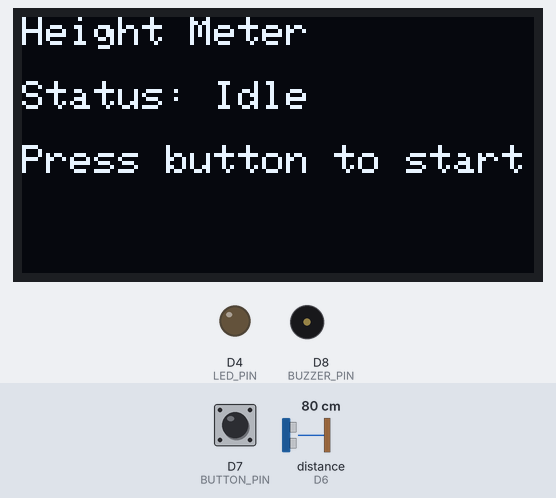
A sketch run on a simulated ESP8266 (NodeMCU). Shown: 128×64 one-colour display, output pins drawn as LEDs (lit = HIGH), buzzer (waves = sounding). Dashed ring = blinking. Inputs (shaded band) come from the test bench; at power-on: D7 (BUTTON_PIN) HIGH, distance to the obstacle (sensor on D6) 80 cm. The echo pulse lasts 58.3 µs per cm; pins used as bus, display or sensor lines are not drawn; what the sketch prints to the serial monitor is not drawn.

Above: at 1.2 s.
1.3 s: D7 (BUTTON_PIN) pulled LOW for 0.15 s
At 1.55 s:
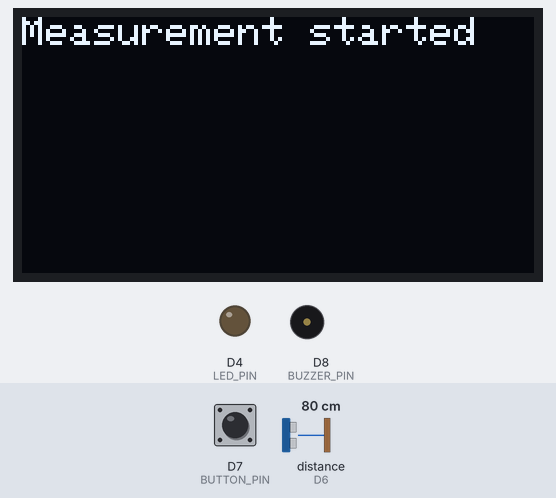
2.0 s: distance to the obstacle (sensor on D6) set to 4 cm
At 2.4 s:
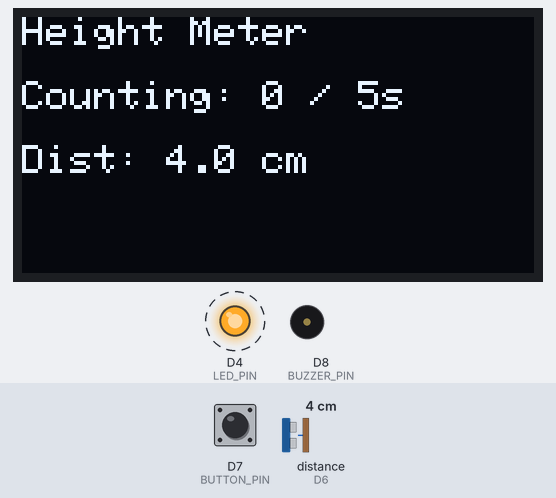
5.0 s: distance to the obstacle (sensor on D6) set to 9 cm
At 7.7 s:
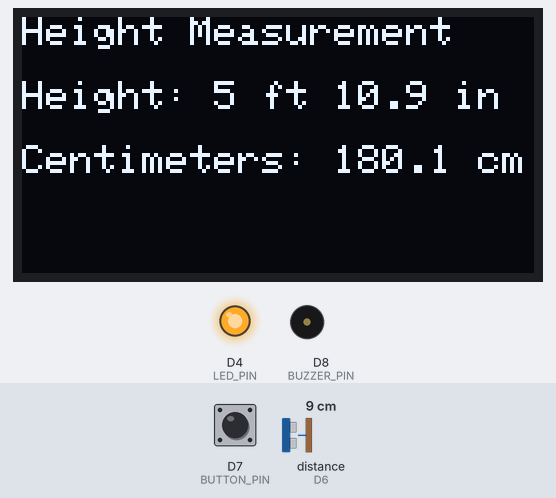
8.0 s: D7 (BUTTON_PIN) pulled LOW for 3.2 s
At 10.9 s:
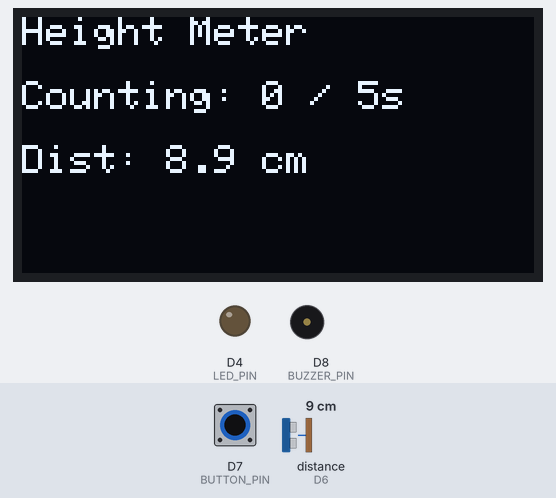
11.8 s: distance to the obstacle (sensor on D6) set to 18 cm
At 12.41 s:
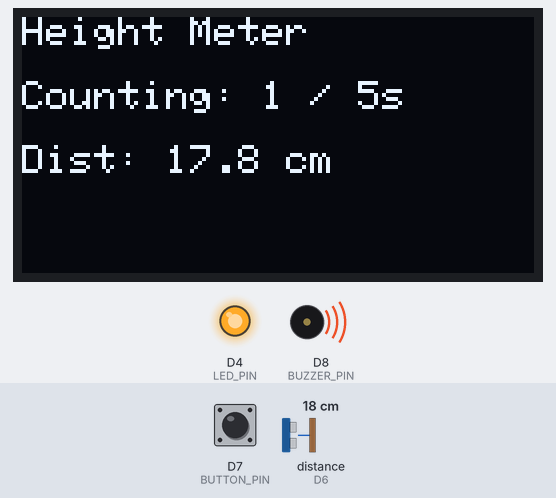
Timing chart, 0 to 14.3 s (numbered marks = the images above; inputs shaded):
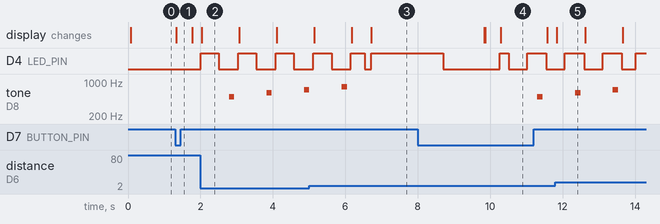

Measured:
- after the input at 1.3 s, the display: changes at once (image 1)
- after the input at 8.0 s, tone on D8 (BUZZER_PIN): silent → 500 Hz after 3.3 s, → silent 0.15 s later; the display: first differs from a run without the input after 1.9 s (image 4 shows a later state)
- what the display in image 2 shows lasts 1.1 s, from 2.0 s to 3.1 s
- what the display in image 5 shows lasts 0.8 s, from 11.8 s to 12.6 s

The sketch:

IOT__height_Measure.ino
```cpp
#include <Wire.h>
#include <Adafruit_GFX.h>
#include <Adafruit_SSD1306.h>

#define TRIG_PIN D5
#define ECHO_PIN D6
#define BUZZER_PIN D8
#define BUTTON_PIN D7
#define LED_PIN D4

// I2C OLED pins use Wire default for ESP8266: SDA=D2, SCL=D1
#define SCREEN_WIDTH 128
#define SCREEN_HEIGHT 64
#define OLED_RESET    -1
Adafruit_SSD1306 display(SCREEN_WIDTH, SCREEN_HEIGHT, &Wire, OLED_RESET);

const float sensorHeightCM = 189.0; // 6.2 feet
unsigned long presenceStartTime = 0;
bool objectDetected = false;
unsigned long lastBuzzTime = 0;
int secondsCounted = 0;
bool processStarted = false;

int buzzerTones[5] = {500, 600, 700, 800, 900}; // Different tones per second

void setup() {
  Serial.begin(115200);

  pinMode(TRIG_PIN, OUTPUT);
  pinMode(ECHO_PIN, INPUT);
  pinMode(BUZZER_PIN, OUTPUT);
  pinMode(BUTTON_PIN, INPUT_PULLUP); // Active LOW
  pinMode(LED_PIN, OUTPUT);
  digitalWrite(LED_PIN, LOW);

  // Initialize OLED
  if (!display.begin(SSD1306_SWITCHCAPVCC, 0x3C)) { // 0x3C is common address
    Serial.println("SSD1306 allocation failed");
    // If OLED fails, continue without blocking; user can still use serial
  } else {
    display.clearDisplay();
    display.setTextSize(1);
    display.setTextColor(SSD1306_WHITE);
    display.setCursor(0, 0);
    display.println("Height Meter Ready");
    display.println("Press button to start");
    display.display();
  }
}

float readDistanceCM() {
  digitalWrite(TRIG_PIN, LOW);
  delayMicroseconds(2);
  digitalWrite(TRIG_PIN, HIGH);
  delayMicroseconds(10);
  digitalWrite(TRIG_PIN, LOW);

  long duration = pulseIn(ECHO_PIN, HIGH, 30000); // Timeout after 30ms
  float distanceCM = duration * 0.034 / 2;
  return distanceCM;
}

void showOLEDIdle() {
  if (!display.width()) return;
  display.clearDisplay();
  display.setCursor(0, 0);
  display.setTextSize(1);
  display.println("Height Meter");
  display.println();
  display.println("Status: Idle");
  display.println();
  display.println("Press button to start");
  display.display();
}

void showOLEDCounting(int secElapsed, float distance) {
  if (!display.width()) return;
  display.clearDisplay();
  display.setTextSize(1);
  display.setCursor(0, 0);
  display.println("Height Meter");
  display.println();
  display.print("Counting: ");
  display.print(secElapsed);
  display.println(" / 5s");
  display.println();
  display.print("Dist: ");
  if (distance <= 0 || distance > 10000) display.println("N/A");
  else {
    display.print(distance, 1);
    display.println(" cm");
  }
  display.display();
}

void showOLEDNoObject() {
  if (!display.width()) return;
  display.clearDisplay();
  display.setTextSize(1);
  display.setCursor(0, 0);
  display.println("Height Meter");
  display.println();
  display.println("No object detected");
  display.println("or out of range");
  display.display();
}

void showOLEDResult(int feet, float inchesDecimal, float cm) {
  if (!display.width()) return;
  display.clearDisplay();
  display.setTextSize(1);
  display.setCursor(0, 0);
  display.println("Height Measurement");
  display.println();
  display.print("Height: ");
  display.print(feet);
  display.print(" ft ");
  display.print(inchesDecimal, 1);
  display.println(" in");
  display.println();
  display.print("Centimeters: ");
  display.print(cm, 1);
  display.println(" cm");
  display.display();
}

void loop() {
  // Idle state
  if (!processStarted) {
    digitalWrite(LED_PIN, LOW);
    showOLEDIdle();
    if (digitalRead(BUTTON_PIN) == LOW) {
      processStarted = true;
      Serial.println("Measurement process started...");
      if (display.width()) {
        display.clearDisplay();
        display.setCursor(0,0);
        display.println("Measurement started");
        display.display();
      }
      delay(300); // Debounce
    }
    return;
  }

  float distance = readDistanceCM();

  if (distance > 2 && distance < sensorHeightCM - 3) {
    if (!objectDetected) {
      objectDetected = true;
      presenceStartTime = millis();
      lastBuzzTime = millis();
      secondsCounted = 0;
    } else {
      unsigned long now = millis();

      // Blink LED every 0.5s during countdown
      if ((now / 500) % 2 == 0) digitalWrite(LED_PIN, HIGH);
      else digitalWrite(LED_PIN, LOW);

      // Update OLED counting
      showOLEDCounting(secondsCounted, distance);

      // Tone every second
      if (now - lastBuzzTime >= 1000 && secondsCounted < 5) {
        tone(BUZZER_PIN, buzzerTones[secondsCounted]);
        delay(150);
        noTone(BUZZER_PIN);
        lastBuzzTime = now;
        secondsCounted++;
      }

      // After 5 seconds, measure and print
      if (now - presenceStartTime >= 5000) {
        // Validate final distance again
        float finalDist = readDistanceCM();

        if (finalDist > sensorHeightCM || finalDist < 2 || finalDist > 300) {
          Serial.println("No object detected or out of range.");
          showOLEDNoObject();
          // Fast blink LED for error
          for (int i = 0; i < 10; i++) {
            digitalWrite(LED_PIN, i % 2);
            delay(100);
          }
        } else {
          float objectHeightCM = sensorHeightCM - finalDist;
          if (objectHeightCM < 0) objectHeightCM = 0; // safety

          int feet = objectHeightCM / 30.48;
          float inchesDecimal = (objectHeightCM - (feet * 30.48)) / 2.54;

          Serial.print("Object Height: ");
          Serial.print(feet);
          Serial.print(" ft ");
          Serial.print(inchesDecimal, 1);
          Serial.print(" in | ");
          Serial.print(objectHeightCM, 1);
          Serial.println(" cm");

          showOLEDResult(feet, inchesDecimal, objectHeightCM);

          digitalWrite(LED_PIN, HIGH); // Solid LED = success
          delay(2000);
        }

        objectDetected = false;
        processStarted = false;
        digitalWrite(LED_PIN, LOW); // Reset LED
        delay(1000);
      }
    }
  } else {
    objectDetected = false;
  }

  delay(100);
}
```
